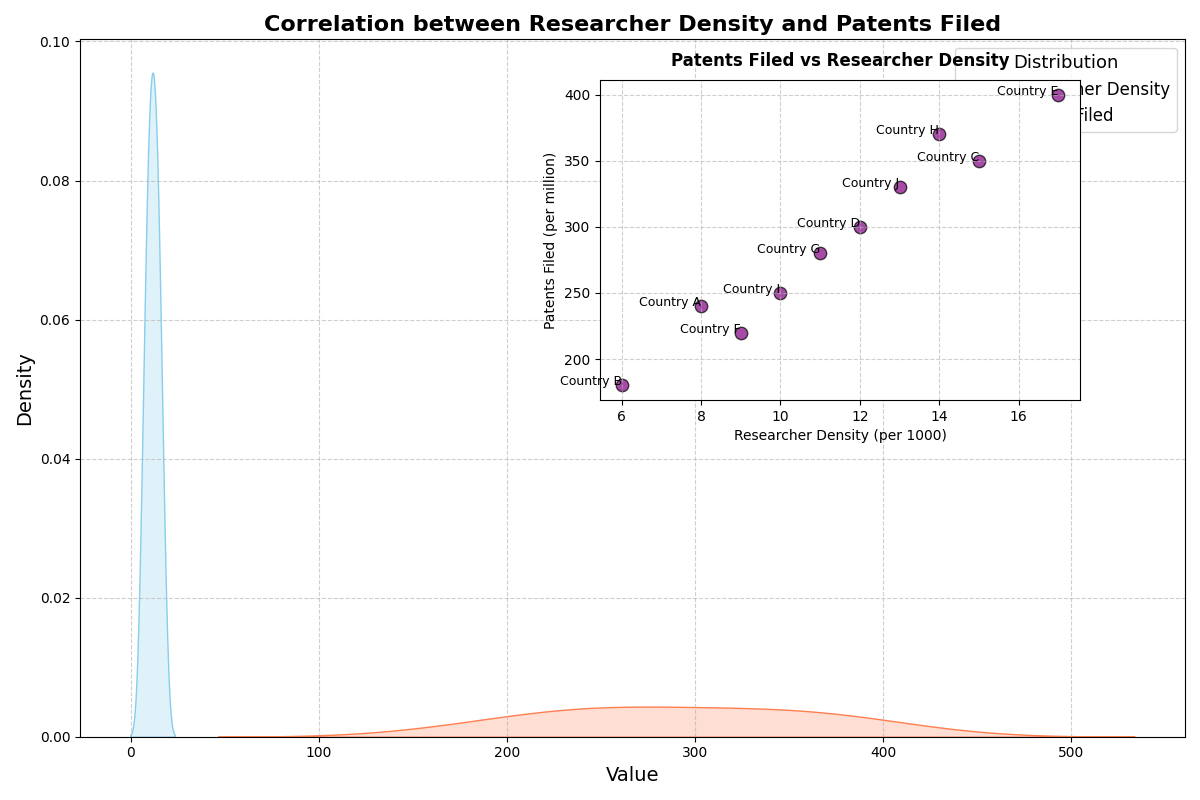

Here is the Python script that generated this plot:
import matplotlib.pyplot as plt
import numpy as np
import seaborn as sns

# Data: Researcher Density (researchers per 1,000 people) and Patents Filed (per million people)
countries = ["Country A", "Country B", "Country C", "Country D", "Country E", "Country F", "Country G", "Country H", "Country I", "Country J"]
researcher_density = np.array([8, 6, 15, 12, 17, 9, 11, 14, 10, 13])
patents_filed = np.array([240, 180, 350, 300, 400, 220, 280, 370, 250, 330])

fig, ax = plt.subplots(figsize=(12, 8))

# Kernel Density Estimation for density plot
sns.kdeplot(researcher_density, ax=ax, fill=True, color="skyblue", label="Researcher Density")
sns.kdeplot(patents_filed, ax=ax, fill=True, color="coral", label="Patents Filed")

ax.set_title("Correlation between Researcher Density and Patents Filed", fontsize=16, fontweight='bold')
ax.set_xlabel("Value", fontsize=14)
ax.set_ylabel("Density", fontsize=14)
ax.legend(title="Distribution", fontsize=12, title_fontsize='13')
ax.grid(True, linestyle='--', alpha=0.6)

# Additional Subplot: Scatter plot
scatter_ax = fig.add_axes([0.5, 0.5, 0.4, 0.4])
scatter_ax.scatter(researcher_density, patents_filed, color='purple', edgecolor='black', s=80, alpha=0.7)
for i, country in enumerate(countries):
    scatter_ax.text(researcher_density[i], patents_filed[i], country, fontsize=9, ha='right')
    
scatter_ax.set_title("Patents Filed vs Researcher Density", fontsize=12, fontweight='bold', pad=10)
scatter_ax.set_xlabel("Researcher Density (per 1000)", fontsize=10)
scatter_ax.set_ylabel("Patents Filed (per million)", fontsize=10)
scatter_ax.grid(True, linestyle='--', alpha=0.6)

plt.tight_layout()
plt.show()
